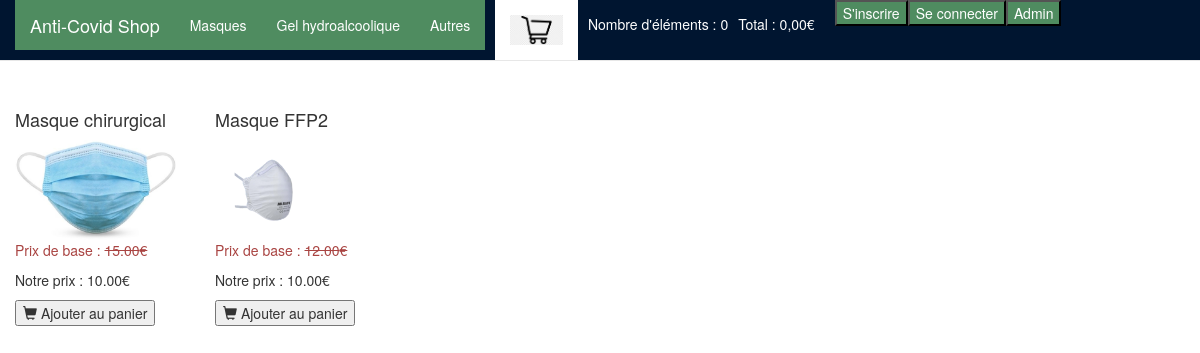
The app's page /categorie.php?id=1 with its own data.
### tables this page shows
CREATE TABLE IF NOT EXISTS `categorie` (
  `id` int(11) NOT NULL,
  `categorie` varchar(255) NOT NULL,
  PRIMARY KEY (`id`)
);

CREATE TABLE IF NOT EXISTS `produits` (
  `id` int(11) NOT NULL AUTO_INCREMENT,
  `nom` varchar(255) NOT NULL,
  `prix` decimal(10,2) NOT NULL,
  `prix_de_base` decimal(10,2) NOT NULL,
  `categorie` int(11) NOT NULL,
  `image` varchar(255) NOT NULL,
  `description` text NOT NULL,
  PRIMARY KEY (`id`)
);

### db.class.php (called while the page is built, shortened)
<?php
 class DB{
   private $host='localhost';
   private $username = 'root';
   private $password = '';
   private $database = 'anticovidshop';
   private $db;
   public function __construct($host= null, $username=null, $password = null, $database = null){
     try{
       $this->db = new PDO('mysql:host='.$this->host.';dbname='.$this->database, $this->username,
        $this->password, array(PDO::MYSQL_ATTR_INIT_COMMAND => 'SET NAMES UTF8'));
     }catch(PDOException $e){
       die('<h1>Impossible de se connecter à la base de données</h1>');
     }
   }
public function query($sql, $data = array()){
  $req = $this->db->prepare($sql);
  $req->execute($data);
  return $req->fetchAll(PDO::FETCH_OBJ);
}
 }
 ?>

### _header.php (called while the page is built)
<?php
require 'db.class.php';
require 'panier.class.php';
$DB = new DB();
$panier = new panier($DB);
?>

### panier.class.php (called while the page is built, shortened)
<?php
class panier{
  private $DB;
  public function __construct($DB){
    $this->DB = $DB;
  }
  public function total(){
    $total = 0;
    $ids=array_keys($_SESSION['panier']);
    if(empty($ids)){
      $produits = array();
    }else{
        $produits = $this->DB->query('SELECT * FROM produits where id in ('.implode(',',$ids).')');
    }
    return $total;
  }
  public function count(){
    return array_sum($_SESSION['panier']);
  }
}
?>

### categorie.php (the view, shortened to what this page needs)
<?php require 'header.php' ?>
<?php if(isset($_GET['id'])){
  $produits =$DB->query('SELECT * FROM produits where categorie =:id', array('id' => $_GET['id']));?>
<div class="col-md-8">
  <div class="row">
    <?php
    foreach ($produits as $produit): ?>
    <div class="col-md-3">
      <h4><?php echo $produit->nom; ?></h4>
      <img src="<?php echo $produit->image; ?>" alt=$"<?php echo $produit->nom;?>" id="images"/ />
      <p class="list-price text-danger">Prix de base : <s><?php echo $produit->prix_de_base; ?>€</s></p>
      <p class="prix">Notre prix : <?php echo $produit->prix; ?>€</p>
      <button class="add addPanier" href="addpanier.php?id=<?php echo $produit->id;?>" type="button" ><span class="glyphicon glyphicon-shopping-cart"></span> Ajouter au panier</button>
    </div>
    <?php endforeach?>
</div>
<?php }?>
</body>
</html>

### header.php (shortened to what this page needs)
<?php
require '_header.php';
?>
<!DOCTYPE html>
<html>
<head>
  <link rel="stylesheet" href="css/bootstrap.min.css" />
  <link rel="stylesheet" href="css/main.css" />
</head>
<body>
<nav class="navbar navbar-default navbar-fixed-top" id="navbar">
  <div class="container">
    <a href="/projettm/index.php" class="navbar-brand" id="text">Anti-Covid Shop</a>
    <ul class="nav navbar-nav">
      <?php $categories = $DB->query('SELECT * FROM categorie');
      foreach ($categories as $categorie): ?>
    <li class="cat"><a  id="text" href="categorie.php?id=<?php echo $categorie->id;?>"><?php echo $categorie->categorie ?></a></li>
<?php endforeach?>
  <li class="panier"><a href="panier.php" id="panier"><img src="images/panier.png" height="30px"></a></li>
  <li class="items">Nombre d'éléments :  <span id="count"><?php echo $panier->count();?></span></li>
<li class="tot">Total : <span><span id="total"><?php echo number_format($panier->total(),2,',',' ');?></span>€</span></li>
<?php if(isset($_SESSION["loggedin"]) && $_SESSION["loggedin"] === true){
  ?>
    <li><button class="btnLog"><a id="text" href="logout.php">Se déconnecter</a></button></li>
<?php  }else{?>
  <li><button class="btnLog"><a id="text" href="register.php">S'inscrire</a></button></li>
  <li><button class="btnLog"><a id="text" href="login.php">Se connecter</a></button></li>
<?php }?>
  <li><button class="btnLog"><a id="text" href="admin.php">Admin</a></button></li>
</ul>
    </div>
</nav>

### css/main.css (style rules this page uses)
body { padding-top: 50px; }
#navbar { background-color: #001530 }
#text { background-color: #4F8C60; color: #FFFFFF; }
#images { width: auto; height: 100px; }
.items { padding-left: 10px; color: #FFFFFF; padding-top: 14px; }
.tot { padding-left: 10px; color: #FFFFFF; padding-top: 14px; padding-right: 20px; }
.panier { padding-left: 10px; }
#panier { background-color: #FFFFFF; }
.col-md-3 { padding-top: 30px; }
.btnLog { background-color: #4F8C60; color:#FFFFFF; }

### records on screen
categorie: categorie "Masques"
categorie: categorie "Gel hydroalcoolique"
categorie: categorie "Autres"
produits: nom "Masque chirurgical", image (picture), prix_de_base "15.00", prix "10.00"
produits: nom "Masque FFP2", image (picture), prix_de_base "12.00", prix "10.00"

### other values on screen
$panier->count() "0"
$panier->total() "0,00"
